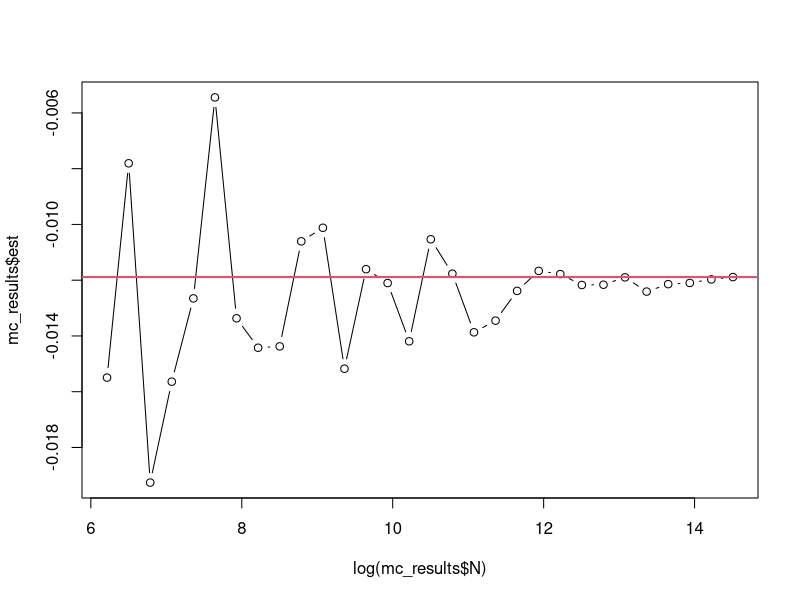
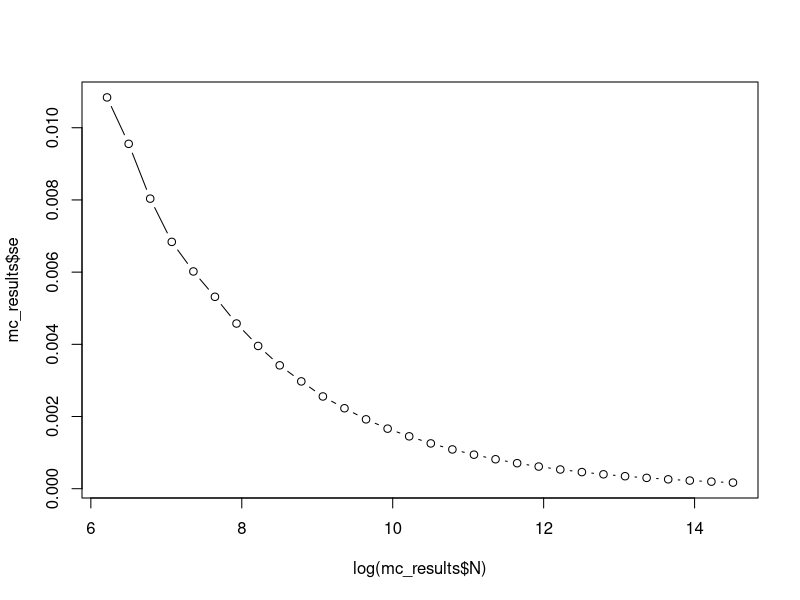
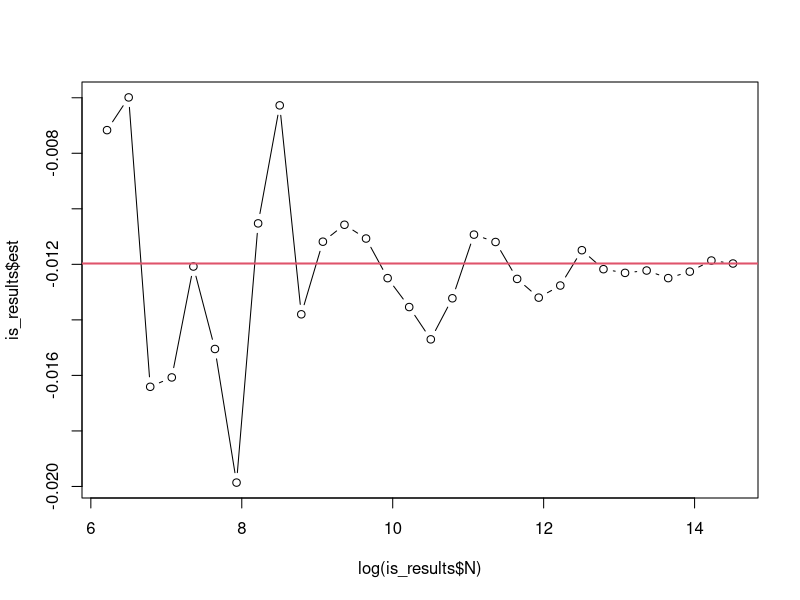
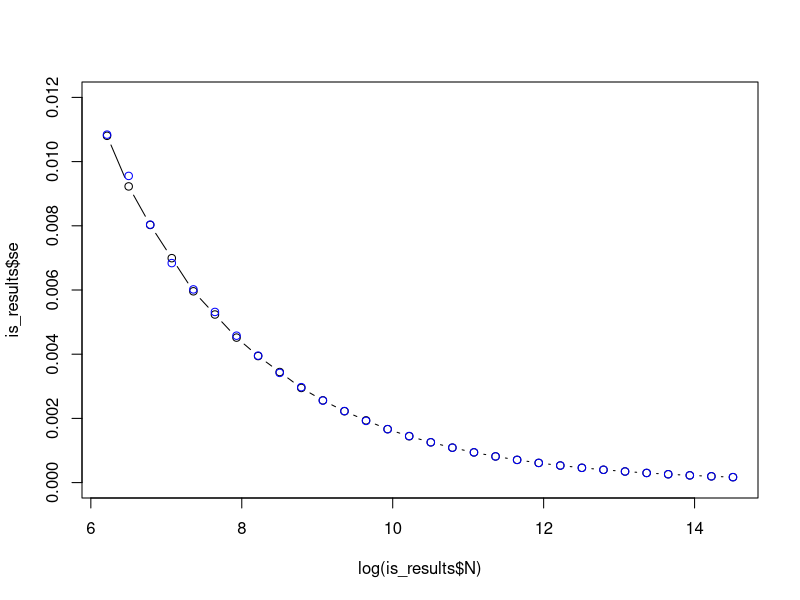
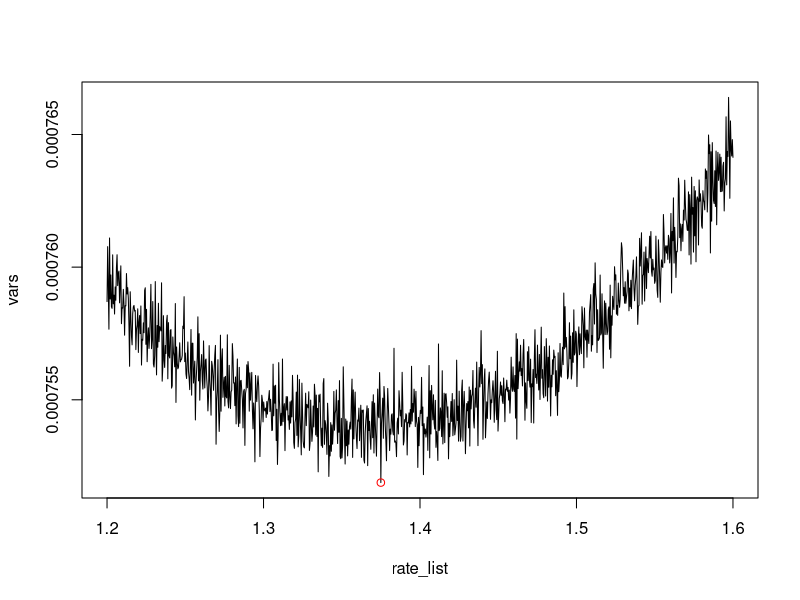
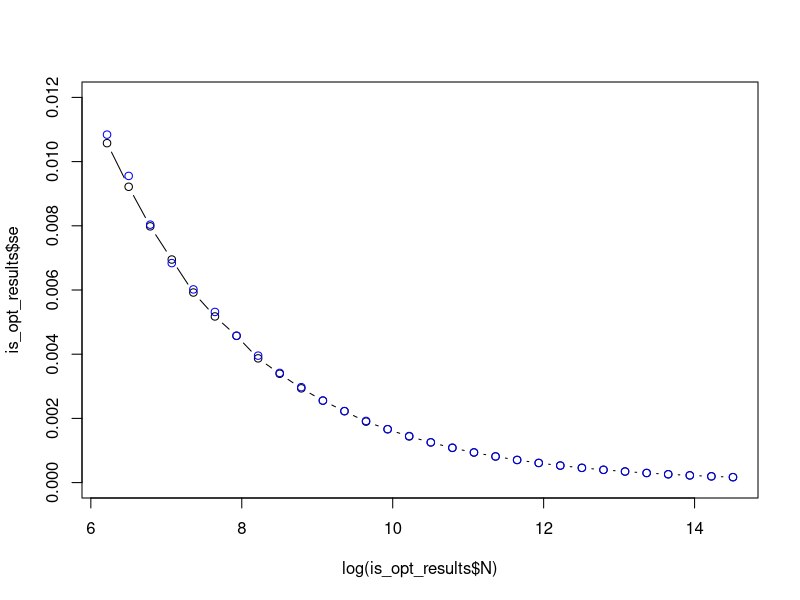
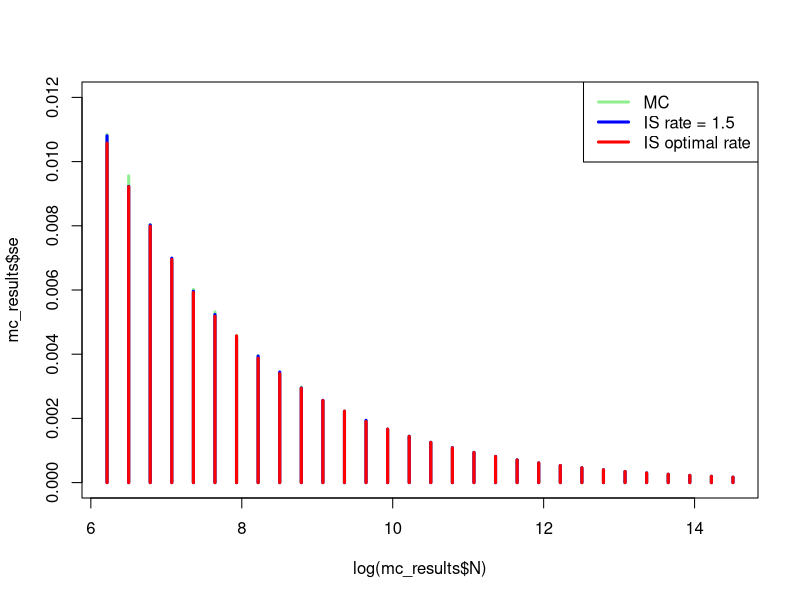

The R script that drew these images, in order:
library(dplyr)
library(patchwork)
library(microbenchmark)

set.seed(2025)

sqrt_pos <- function(z) sqrt(pmax(z, 0))

fct <- function(x, y){
  sqrt(x + y) * sin(y^4) * exp(-3*x/2 - y^2/4)
}

# helper function that generates truncated normal on [a, b[
rtnorm <- function(n, mean = 0, sd = 1, a = 0, b = Inf){
  Fa <- pnorm(a, mean, sd)
  Fb <- pnorm(b, mean, sd)
  u <- runif(n, Fa, Fb)
  qnorm(u, mean, sd)
}

dtnorm <- function(x, mean = 0, sd = 1, a = 0, b = Inf){
  Fa <- pnorm(a, mean, sd); Fb <- pnorm(b, mean, sd)
  dnorm(x, mean = mean, sd = sd) / (Fb - Fa)
}

rtexp <- function(n, rate = 1, a = 0, b = Inf){
  Fa <- pexp(a, rate = rate)
  Fb <- pexp(b, rate = rate)
  u <- runif(n, Fa, Fb)
  qexp(u, rate = rate)
}

dtexp <- function(x, rate = 1, a = 0, b = Inf){
  Fa <- pexp(a, rate = rate); Fb <- pexp(b, rate = rate)
  dexp(x, rate = rate) / (Fb - Fa)
}

mc_estimate <- function(N){
  
  # t0 <- proc.time()[3]
  ## x ~ Exp(3/2), y ~ N(0, sqrt(2)) truncated to [2, +inf[
  x <- rexp(N, rate = 1.5)
  y <- rtnorm(N, 0, sqrt(2), a = 2)
  
  ## proposal g(x, y) = (3/2)*exp(-3x/2) * 1/sqrt(2*pi * 2) * exp(-y^2/4) / (1 - pnorm(2, 0, sqrt(2)))
  vals <- sqrt_pos(x + y) * sin(y^4) * (y >= 2) * (x <= 5) * (2/3) * sqrt(4*pi) * (1 - pnorm(2, 0, sqrt(2)))
  
  # t1 <- proc.time()[3]
  est <- mean(vals)
  se <- sd(vals) / sqrt(N)
  
  list(est = est, se = se) # time_sec = as.numeric(t1-t0)
}

is_estimate <- function(N, rate = 1.5){
  # The optimal practical options for proposal densities are
  # truncated Normal and truncated exponential
  x <- rtexp(N, rate = rate, a = 0, b = 5)
  y <- rtnorm(N, sd = sqrt(2), a = 2)
  vals <- fct(x, y) / (dtexp(x, rate = rate, a = 0, b = 5) * dtnorm(y, sd = sqrt(2), a = 2))
  
  est <- mean(vals)
  se <- sd(vals) / sqrt(N)
  
  list(est = est, se = se)
}


# Test step
N_values <- seq(log(500), log(2e6), length.out = 30) |> exp() |> round() |> unique()
mc_results <- lapply(N_values, function(N) {
  result <- mc_estimate(N)
  
  ## Sortie
  data.frame(
    N = N,
    est = result$est,
    se = result$se
    # time_sec = result$time_sec
  )
})

is_results <- lapply(N_values, function(N){
  result <- is_estimate(N)
  
  ## Sortie
  data.frame(
    N = N,
    est = result$est,
    se = result$se
  )
})

mc_results <- bind_rows(mc_results)
is_results <- bind_rows(is_results)

# Theoretically most accurate estimate
I_approx <- tail(mc_results$est, 1)

# MC Estimate plot with N increasing
plot(log(mc_results$N), mc_results$est, type = "b")
abline(h = I_approx, col = 2, lwd = 2)

# Standard error plot for MC
plot(log(mc_results$N), mc_results$se, type = "b")

# Theoretically most accurate estimate
I_approx <- tail(is_results$est, 1)

# IS Estimate plot with N increasing
plot(log(is_results$N), is_results$est, type = "b")
abline(h = I_approx, col = 2, lwd = 2)

# Standard error plot for IS and MC
plot(log(is_results$N), is_results$se, type = "b", ylim = c(0, 0.012))
points(log(mc_results$N), mc_results$se, col = "blue")


# Notes from TP class ==========================================================

rate_list <- seq(1.2, 1.6, length.out = 1000)
n <- 100000

vars <- sapply(rate_list, function(rate){
  res_is <- is_estimate(n, rate = rate)
  res_is$se
})

rate_star <- rate_list[which.min(vars)] ; rate_star

# Graphical representation of variance according to rate
plot(rate_list, vars, type = "l")
points(rate_star, min(vars), col = "red")

# Re-evaluate IS with optimal rate
is_opt_results <- lapply(N_values, function(N){
  result <- is_estimate(N, rate = rate_star)
  data.frame(
    N = N,
    est = result$est,
    se = result$se
  )
})
is_opt_results <- bind_rows(is_opt_results)

# Standard error plot for IS with optimal rate
plot(log(is_opt_results$N), is_opt_results$se, type = "b", ylim = c(0, 0.012))
points(log(mc_results$N), mc_results$se, col = "blue")
# Standard error comparison (type = "h")
plot(log(mc_results$N), mc_results$se, col = "lightgreen", type = "h", ylim = c(0, 0.012), lwd = 3)
points(log(is_opt_results$N), is_results$se, col = "blue", type = "h", lwd = 3)
points(log(is_opt_results$N), is_opt_results$se, col = "red", type = "h", lwd = 3)
legend("topright", legend = c("MC", "IS rate = 1.5", "IS optimal rate"), 
       col = c("lightgreen", "blue", "red"), lwd = 3)


